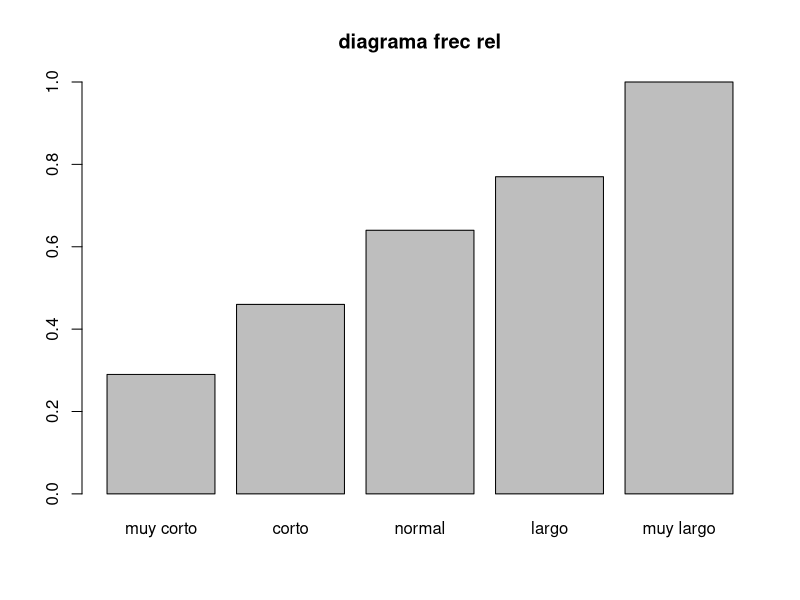

This figure's R source:
## ---- chunk 1
 x = sample(c("muy corto", "corto", "normal" , "largo", "muy largo"), size = 100, replace = T)

# MEJOR METER EN LEVELS EL VECTOR, QUE LA MUESTRA, YA QUE SE REPETIRAN LOS LEVELS
jir = ordered(x, levels = c("muy corto", "corto", "normal" , "largo", "muy largo"))

# fr absoluta
table(jir)

#fr relativa
prop.table(table(jir))

#ACUMULADAS

cumsum(table(jir))

cumsum(prop.table(table(jir)))


## ---- chunk 2

barplot(cumsum(prop.table(table(jir))), main = "diagrama frec rel")

